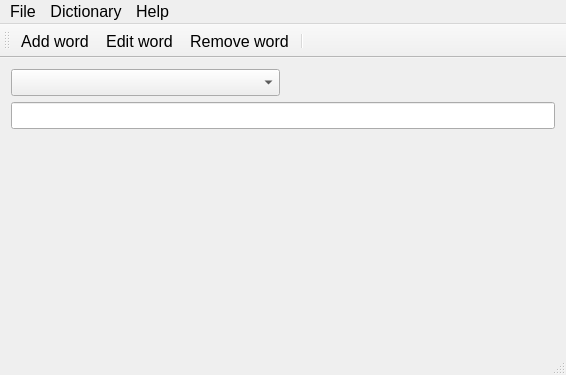
<?xml version="1.0" encoding="UTF-8"?>
<ui version="4.0">
 <class>MainWindow</class>
 <widget class="QMainWindow" name="MainWindow">
  <property name="geometry">
   <rect>
    <x>0</x>
    <y>0</y>
    <width>566</width>
    <height>375</height>
   </rect>
  </property>
  <property name="font">
   <font>
    <family>Tahoma</family>
    <pointsize>12</pointsize>
   </font>
  </property>
  <property name="windowTitle">
   <string>MyDict</string>
  </property>
  <property name="windowIcon">
   <iconset>
    <normaloff>:/icons/icons/dictionary.png</normaloff>:/icons/icons/dictionary.png</iconset>
  </property>
  <widget class="QWidget" name="centralWidget">
   <layout class="QGridLayout" name="gridLayout">
    <item row="1" column="0" colspan="2">
     <widget class="QLineEdit" name="textSearch">
      <property name="minimumSize">
       <size>
        <width>0</width>
        <height>20</height>
       </size>
      </property>
     </widget>
    </item>
    <item row="0" column="0">
     <widget class="DictionaryComboBox" name="listDictionary"/>
    </item>
    <item row="2" column="0" colspan="2">
     <widget class="WordListWidget" name="listWord" native="true"/>
    </item>
   </layout>
  </widget>
  <widget class="QMenuBar" name="menuBar">
   <property name="geometry">
    <rect>
     <x>0</x>
     <y>0</y>
     <width>566</width>
     <height>21</height>
    </rect>
   </property>
   <widget class="QMenu" name="menuFile">
    <property name="title">
     <string>File</string>
    </property>
    <addaction name="actionEditSetting"/>
    <addaction name="separator"/>
    <addaction name="actionExit"/>
   </widget>
   <widget class="QMenu" name="menuHelp">
    <property name="title">
     <string>Help</string>
    </property>
    <addaction name="actionViewHelp"/>
    <addaction name="separator"/>
    <addaction name="actionAbout"/>
    <addaction name="actionAboutQt"/>
   </widget>
   <widget class="QMenu" name="menuDictionary">
    <property name="title">
     <string>Dictionary</string>
    </property>
    <addaction name="actionManageDictionary"/>
    <addaction name="separator"/>
    <addaction name="actionImportDictionary"/>
    <addaction name="actionExportDictionary"/>
   </widget>
   <addaction name="menuFile"/>
   <addaction name="menuDictionary"/>
   <addaction name="menuHelp"/>
  </widget>
  <widget class="QToolBar" name="mainToolBar">
   <attribute name="toolBarArea">
    <enum>TopToolBarArea</enum>
   </attribute>
   <attribute name="toolBarBreak">
    <bool>false</bool>
   </attribute>
   <addaction name="actionAddWord"/>
   <addaction name="actionEditWord"/>
   <addaction name="actionRemoveWord"/>
   <addaction name="separator"/>
  </widget>
  <widget class="QStatusBar" name="statusBar"/>
  <action name="actionAbout">
   <property name="text">
    <string>About</string>
   </property>
   <property name="toolTip">
    <string>About</string>
   </property>
  </action>
  <action name="actionAboutQt">
   <property name="text">
    <string>About Qt</string>
   </property>
  </action>
  <action name="actionExit">
   <property name="icon">
    <iconset resource="Resource.qrc">
     <normaloff>:/icons/quit.png</normaloff>:/icons/quit.png</iconset>
   </property>
   <property name="text">
    <string>Exit</string>
   </property>
   <property name="shortcut">
    <string>Ctrl+Q</string>
   </property>
  </action>
  <action name="actionManageDictionary">
   <property name="icon">
    <iconset resource="Resource.qrc">
     <normaloff>:/icons/manage.png</normaloff>:/icons/manage.png</iconset>
   </property>
   <property name="text">
    <string>Manage dictionaries</string>
   </property>
  </action>
  <action name="actionAddWord">
   <property name="icon">
    <iconset resource="Resource.qrc">
     <normaloff>:/icons/add.png</normaloff>:/icons/add.png</iconset>
   </property>
   <property name="text">
    <string>Add word</string>
   </property>
   <property name="toolTip">
    <string>Add word (Ctrl+N)</string>
   </property>
   <property name="shortcut">
    <string>Ctrl+N</string>
   </property>
  </action>
  <action name="actionEditWord">
   <property name="icon">
    <iconset resource="Resource.qrc">
     <normaloff>:/icons/edit.png</normaloff>:/icons/edit.png</iconset>
   </property>
   <property name="text">
    <string>Edit word</string>
   </property>
   <property name="toolTip">
    <string>Edit word (Ctrl+E)</string>
   </property>
   <property name="shortcut">
    <string>Ctrl+E</string>
   </property>
  </action>
  <action name="actionRemoveWord">
   <property name="icon">
    <iconset resource="Resource.qrc">
     <normaloff>:/icons/remove.png</normaloff>:/icons/remove.png</iconset>
   </property>
   <property name="text">
    <string>Remove word</string>
   </property>
  </action>
  <action name="actionEditSetting">
   <property name="text">
    <string>Settings</string>
   </property>
   <property name="toolTip">
    <string>Settings</string>
   </property>
  </action>
  <action name="actionImportDictionary">
   <property name="icon">
    <iconset resource="Resource.qrc">
     <normaloff>:/icons/import.png</normaloff>:/icons/import.png</iconset>
   </property>
   <property name="text">
    <string>Import</string>
   </property>
  </action>
  <action name="actionExportDictionary">
   <property name="icon">
    <iconset resource="Resource.qrc">
     <normaloff>:/icons/export.png</normaloff>:/icons/export.png</iconset>
   </property>
   <property name="text">
    <string>Export</string>
   </property>
  </action>
  <action name="actionViewHelp">
   <property name="icon">
    <iconset resource="Resource.qrc">
     <normaloff>:/icons/help.png</normaloff>:/icons/help.png</iconset>
   </property>
   <property name="text">
    <string>View help</string>
   </property>
  </action>
  <action name="actionOpen">
   <property name="text">
    <string>Open</string>
   </property>
  </action>
 </widget>
 <layoutdefault spacing="6" margin="11"/>
 <customwidgets>
  <customwidget>
   <class>DictionaryComboBox</class>
   <extends>QComboBox</extends>
   <header>Widget/DictionaryComboBox.h</header>
  </customwidget>
  <customwidget>
   <class>WordListWidget</class>
   <extends>QWidget</extends>
   <header>Widget/WordListWidget.h</header>
   <container>1</container>
  </customwidget>
 </customwidgets>
 <tabstops>
  <tabstop>textSearch</tabstop>
 </tabstops>
 <resources>
  <include location="Resource.qrc"/>
 </resources>
 <connections/>
 <slots>
  <slot>about()</slot>
  <slot>aboutQt()</slot>
  <slot>viewHelp()</slot>
  <slot>search()</slot>
  <slot>addWord()</slot>
  <slot>editWord()</slot>
  <slot>selectWord()</slot>
  <slot>removeWord()</slot>
  <slot>manageDictionary()</slot>
  <slot>editSetting()</slot>
  <slot>importDictionary()</slot>
  <slot>exportDictionary()</slot>
 </slots>
</ui>
